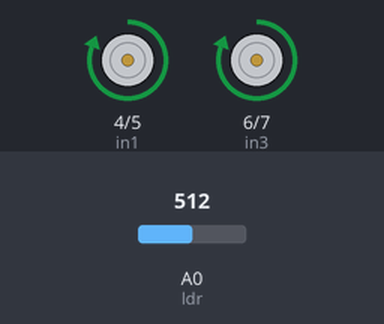
The sketch below on a simulated Arduino Uno, built with avr-gcc and run on an emulated ATmega328P. Parts: motor-driver pin pairs drawn as motors (green arrow = first pin HIGH = forward, orange = second pin HIGH = backward, longer = more drive, scaled by the enable pin). Inputs (shaded band) come from the test bench; at power-on: A0 (ldr) = 512.

Above: at 1.2 s.
1.3 s: A0 (ldr) set to 802
2.8 s: A0 (ldr) set to 834
At 3.7 s:
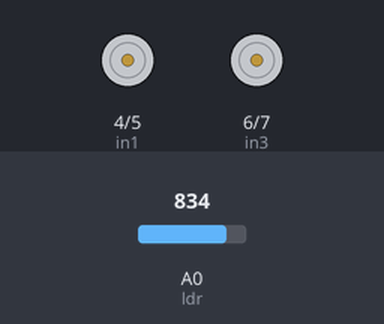
4.3 s: A0 (ldr) set to 810
At 4.9 s:
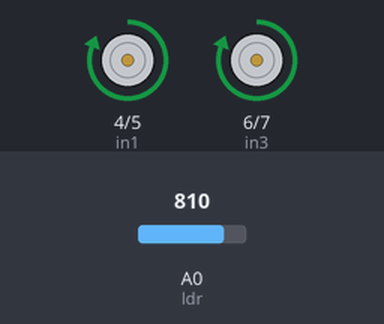
5.8 s: A0 (ldr) set to 830
At 7.2 s:
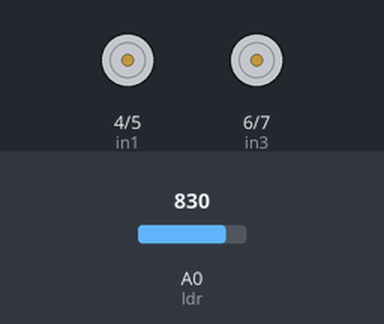
Timing chart, 0 to 8.3 s (numbered marks = the images above; inputs shaded):
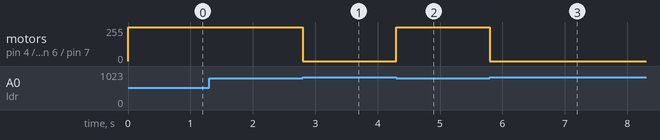

The sketch:

Aula006.ino
```cpp
#define in1 4
#define in2 5
#define in3 6
#define in4 7
#define ENA 8
#define ENB 9
#define ldr A0

void setup() {
  Serial.begin(9600);
  pinMode(in1, OUTPUT);
  pinMode(in2, OUTPUT);
  pinMode(in3, OUTPUT);
  pinMode(in4, OUTPUT);
  pinMode(ENA, OUTPUT);
  pinMode(ENB, OUTPUT);
  pinMode(ldr, INPUT);
}
void seguir(){
  digitalWrite(in1, HIGH);
  digitalWrite(in2, LOW);
  digitalWrite(in3, HIGH);
  digitalWrite(in4, LOW);
}

void parar(){
  digitalWrite(in1, LOW);
  digitalWrite(in2, LOW);
  digitalWrite(in3, LOW);
  digitalWrite(in4, LOW);
}

void loop() {
  analogWrite(ENA, 255);
  analogWrite(ENB, 255);

  int sensLdr = analogRead(ldr);
  if(sensLdr < 820){
    seguir();
  } else {
    parar();
  }

}
```

Measured:
- the behaviour switches between 819 and 820 on A0 (ldr) (found by bisection; images 0 and 1)
- after the input at 1.3 s, every drawn part: stays the same
- after the input at 2.8 s, motor on pin 4 (in1) / pin 5 (in2), motor on pin 6 (in3) / pin 7 (in4): forward 255/255 → stopped at once
- after the input at 4.3 s, motor on pin 4 (in1) / pin 5 (in2), motor on pin 6 (in3) / pin 7 (in4): stopped → forward 255/255 at once
- after the input at 5.8 s, motor on pin 4 (in1) / pin 5 (in2), motor on pin 6 (in3) / pin 7 (in4): forward 255/255 → stopped at once
